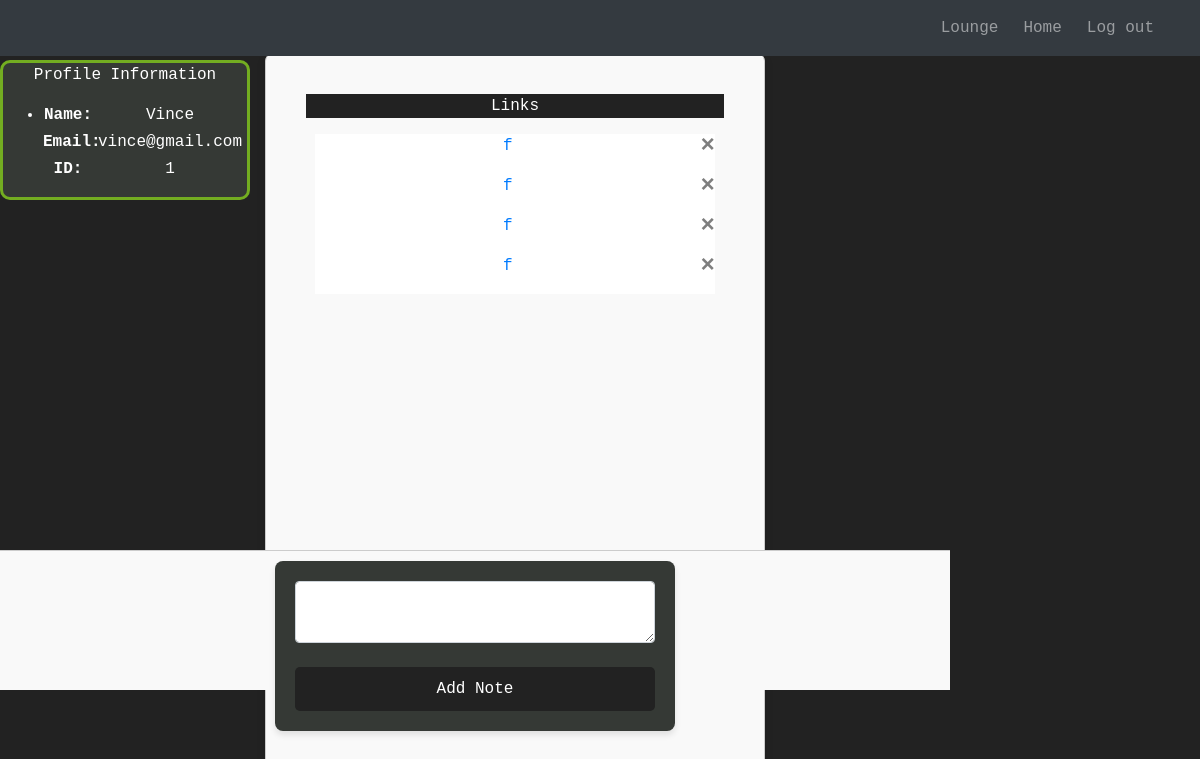
Page / (signed in) on the earlier database version.
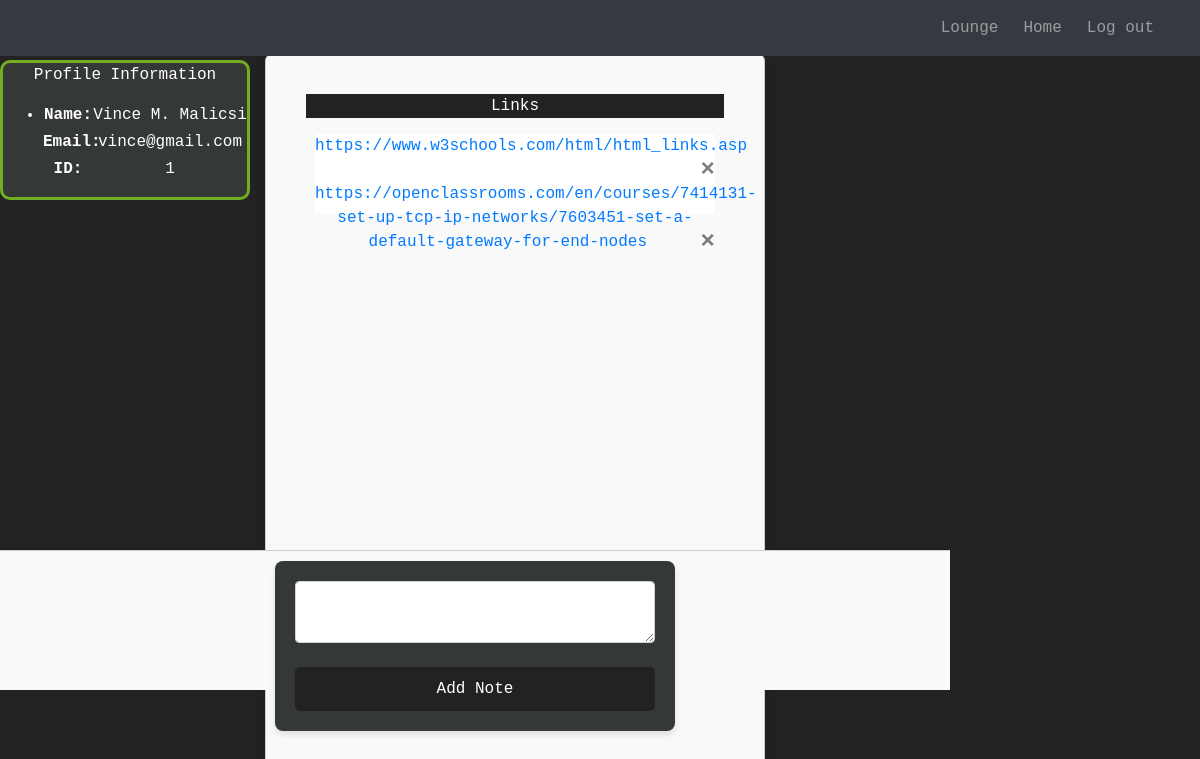
Same page on the later database version.
### website/models.py (models this page shows)
class Note(db.Model):
    id = db.Column(db.Integer, primary_key=True)
    data = db.Column(db.String(10000))
    date = db.Column(db.DateTime(timezone=True), default=func.now())
    user_id = db.Column(db.Integer, db.ForeignKey('user.id'))

class User(db.Model, UserMixin):
    id = db.Column(db.Integer, primary_key=True)
    email = db.Column(db.String(150), unique=True)
    password = db.Column(db.String(150))
    first_name = db.Column(db.String(150))
    notes = db.relationship('Note')
    chats = db.relationship('Chat')

### website/views.py (the view, shortened to what this page needs)
@views.route('/', methods=['GET', 'POST'])
@login_required
def home():
    return render_template("home.html", user=current_user)

### website/__init__.py (called while the page is built)
def create_app():
    app = Flask(__name__)
    app.config['SECRET_KEY'] = 'DSA Group 4'
    app.config['SQLALCHEMY_DATABASE_URI'] = f'sqlite:///{DB_NAME}'
    db.init_app(app)
    from .views import views
    from .auth import auth
    app.register_blueprint(views, url_prefix='/')
    app.register_blueprint(auth, url_prefix='/')
    from .models import User, Note
    with app.app_context():
        db.create_all()
    login_manager = LoginManager()
    login_manager.login_view = 'auth.login'
    login_manager.init_app(app)
    @login_manager.user_loader
    def load_user(id):
        return User.query.get(int(id))
    return app

### website/templates/home.html (shortened to what this page needs)
{% extends "base.html" %}
{% block content %}
<div align="center" class="input-block">
  <p class="links">Links</p>
  <ul class="data-list" id="notes">
    {% for note in user.notes %}
    <li class="data-list">
      <a href="{{ note.data }}" target="_blank" rel="noopener noreferrer">{{ note.data }}</a>
      <button type="button" class="close" onClick="deleteNote({{ note.id }})">
        <span aria-hidden="true">&times;</span>
      </button>
    </li>
    {% endfor %}
  </ul>
</div>
<div align="center" class="link-container">
  <div class="profile">
    <p align="center" class="profile-title">Profile Information</p>
    <ul align="center" class="list-group list-group-flush" id="users">
      <li class="profile-table">
        <div class="profile-row">
          <div class="profile-label">Name:</div>
          <div class="profile-data">{{ user.first_name }}</div>
        </div>
        <div class="profile-row">
          <div class="profile-label">Email:</div>
          <div class="profile-data">{{ user.email }}</div>
        </div>
        <div class="profile-row">
          <div class="profile-label">ID:</div>
          <div class="profile-data">{{ user.id }}</div>
        </div>
      </li>
    </ul>
  </div>
</div>
<div class="button-block">
  <form method="POST">
    <textarea name="note" id="note" class="form-control" required></textarea>
    <br />
    <div align="center">
      <button type="submit" class="btn btn-primary">Add Note</button>
    </div>
  </form>
</div>
{% endblock %}

Differences in the rows shown:
removed Note: data "f"
removed Note: data "f"
removed Note: data "f"
removed Note: data "f"
added Note: data "https://www.w3schools.com/html/html_links.asp"
added Note: data "https://openclassrooms.com/en/courses/7414131-set-up-tcp-ip-networks/7603451-set-a-default-gateway-for-end-nodes"
changed User "vince@gmail.com": first_name "Vince" → "Vince M. Malicsi"
